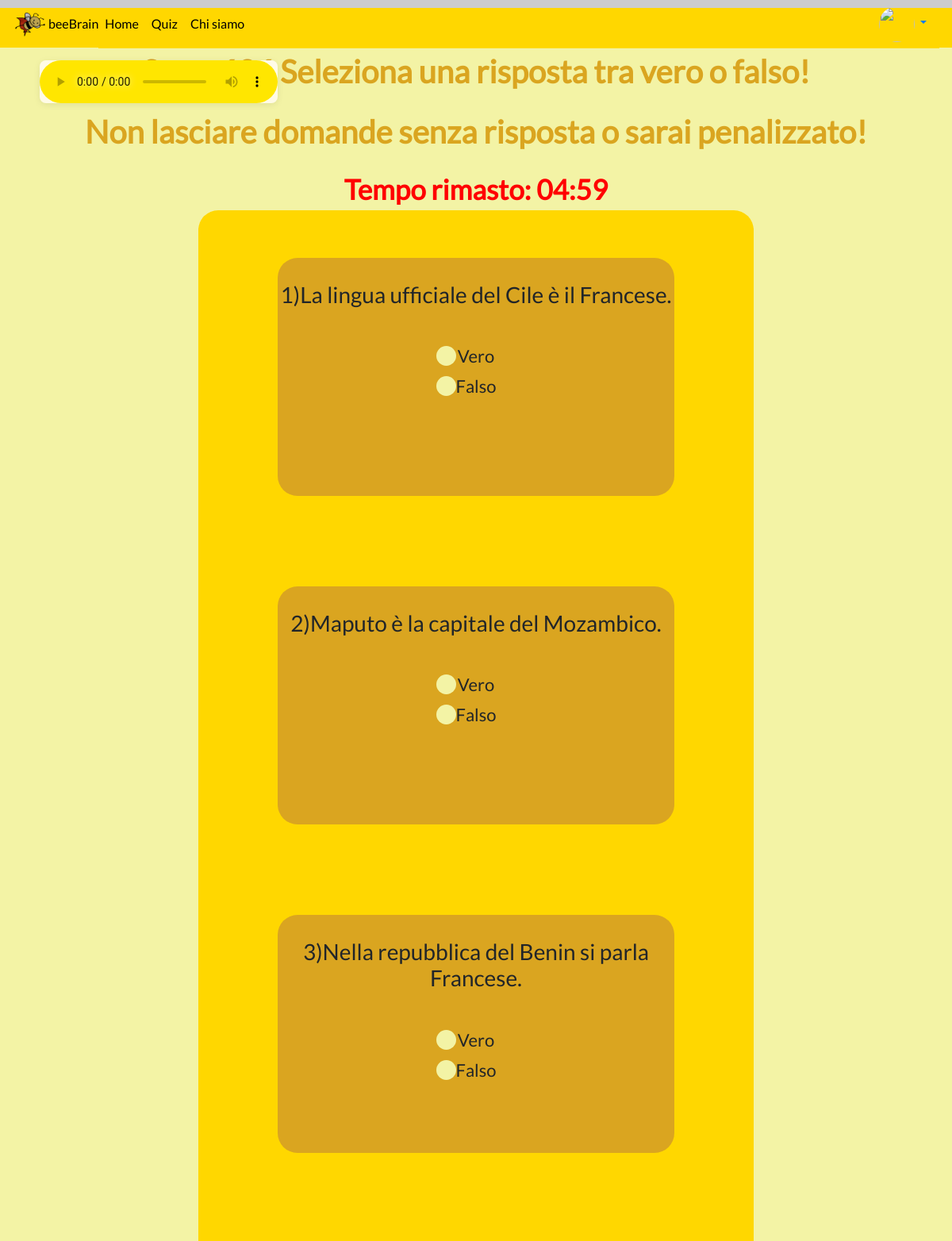
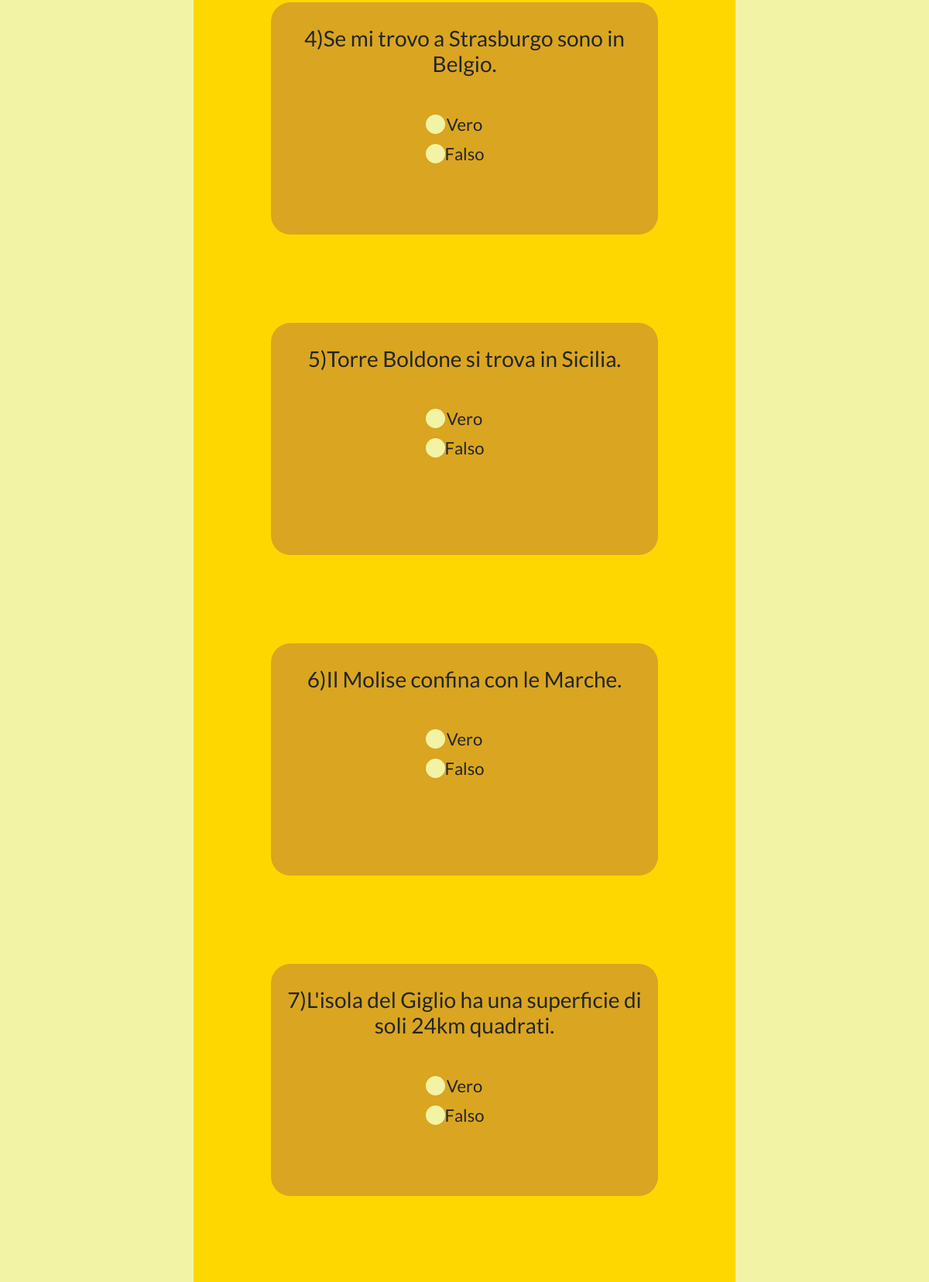
Page /Quiz/quiz.php?category=geografia (signed in, upper part) on the committed database (2 pictures, top to bottom).
### tables this page shows
CREATE TABLE `questions` (
  `idQ` int NOT NULL,
  `questionText` longtext NOT NULL,
  `correctAns` tinytext NOT NULL,
  `category` tinytext NOT NULL
);

### Quiz/quiz.php (the view, shortened to what this page needs)
<?php
  require '../dbhandler.php';
?>
<!DOCTYPE html>
<html lang="it">
  <head>
    <link href="../css/bootstrap.min.css" rel="stylesheet" />
    <link rel="stylesheet" type="text/css" href="/prova.css" />
    <link rel="stylesheet" type="text/css" href="/Quiz/quiz.css" />
  </head>
  <body id ="body-quiz"class="text-center">
  <div class="header">
  <div class="progress-container">
  </div>
</div>
    <header>
      <?php
        include("../navbar/navbar.php");
      ?>
    </header>
    <div class="text-center">
    <div class="media-player text-center my-3">
      <audio id="quiz-audio" controls style="width: 300px; background: #fffbe6; border-radius: 8px; box-shadow: 0 2px 8px rgba(0,0,0,0.08);">
      <source src="/Quiz/Music/quizBackgroundMusic.mp3" type="audio/mpeg">
      </audio>
    </div>
      <p class="header-text">
        Seleziona una risposta tra vero o falso!</p>
        <p class="header-text"> Non lasciare domande senza risposta o sarai penalizzato!</p>
      <div id="timer"> Tempo rimasto: <span id="tempo">05:00</span> </div>
      <div id="question-card">
          <?php
            $categoria = $_SESSION['categoria'];
            $sql = " SELECT * FROM questions WHERE category= '$categoria' ORDER BY RAND() LIMIT 20";
            $query = mysqli_query($dbConnect, $sql);
            $index = 0;
            while($res = mysqli_fetch_array($query)){
              echo '<div class="text-center" id="question-container">';
              echo '<h3 id="question-text">';
              echo $index+1;
              echo ')';
              echo  $res['questionText'];
              echo '</h3>';
              echo '<h4 id="answer-text">';
              echo '<div class="text-center" id="radio-answer-container">
                      <label class="container">Vero
                        <input class="radio" type="radio"  name="status['. $res['idQ'] .']" value="vero" id="userAns">
                        <span class="checkmark"></span>
                      </label>
                      <label class="container">Falso
                        <input class="radio" type="radio" name="status['. $res['idQ'] .']" value="falso" id="userAns">
                        <span class="checkmark"></span>
                      </label>
                    </div>';
              echo '</h4>';
              echo '</div>
                    <br>';
                    echo '<br>';
              $index++;
            }
          ?>
          <br>
        </div>
      </div>
    </body>
</html>

### prova.css (style rules this page uses)
html, body { width: 100%; height: 100%; margin: 0 auto; text-align: center; }
html * { font-family: lato !important; }

### Quiz/quiz.css (style rules this page uses)
#body-quiz { background-color: rgb(243, 243, 165); }
.header-text { text-align: center; font-size: 40px; font-weight: 700; color: goldenrod; }
#question-card { background-color: gold; box-shadow: 0px 3px 0px 0px goldenrod; border-radius: 25px; position: center; width: 700px; margin: auto; display: inline-block; }
#question-container { margin-top: 60px; background-color: goldenrod; border-radius: 25px; width: 500px; height: 300px; display: inline-block; margin-bottom: 30px; }
#question-text { padding-top: 30px; }
#answer-text { padding-top: 40px; }
#timer { text-align: center; font-size: 35px; font-weight: 700; color: red; }
.container { display: block; position: relative; padding-left: 35px; margin-bottom: 12px; cursor: pointer; font-size: 22px; -webkit-user-select: none; -moz-user-select: none; -ms-user-select: none; user-select: none; }
.checkmark { position: absolute; top: 0; left: 200px; height: 25px; width: 25px; background-color: rgb(243, 243, 165); border-radius: 50%; }
.checkmark:after { content: ""; position: absolute; display: none; }
.container .checkmark:after { top: 9px; left: 9px; width: 8px; height: 8px; border-radius: 50%; background: goldenrod; }
.header { position: fixed; top: 0; z-index: 1; width: 100%; background-color: #f1f1f1; }
.progress-container { width: 100%; height: 10px; background: #ccc; }
.media-player { margin-top: 400px; position: fixed; margin-left: 50px; }

### Quiz/quiz.php (style rules this page uses)
.media-player { display: flex; justify-content: center; align-items: center; }

### rows in the picture
questions: questionText "La lingua ufficiale del Cile è il Francese."
questions: questionText "Maputo è la capitale del Mozambico."
questions: questionText "Nella repubblica del Benin si parla Francese."
questions: questionText "Se mi trovo a Strasburgo sono in Belgio."
questions: questionText "Torre Boldone si trova in Sicilia."
questions: questionText "Il Molise confina con le Marche."
questions: questionText "L'isola del Giglio ha una superficie di soli 24km quadrati."
